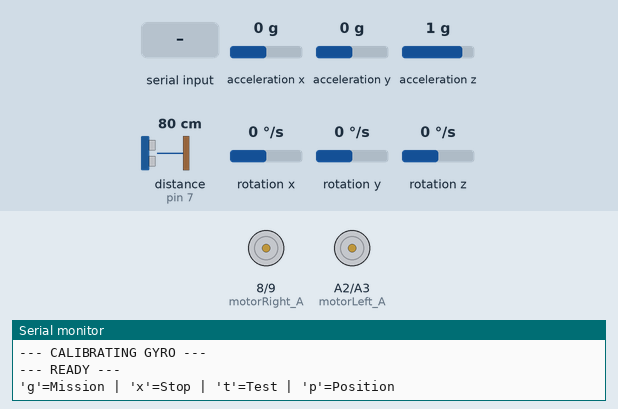
Bench run of a sketch on a simulated Arduino Uno, built with avr-gcc and run on an emulated ATmega328P. Parts: motor-driver pin pairs drawn as motors (green arrow = first pin HIGH = forward, orange = second pin HIGH = backward, longer = more drive), the last lines printed to the serial monitor. The inputs (shaded band) are chosen by the test bench; at power-on: rotation z 0 °/s, distance to the obstacle (sensor on pin 7) 80 cm, acceleration x 0 g, acceleration y 0 g, acceleration z 1 g, rotation x 0 °/s, rotation y 0 °/s. The echo pulse lasts 58.3 µs per cm.

Above: at 3.2 s.
3.3 s: "g" received over Serial
At 4.4 s:
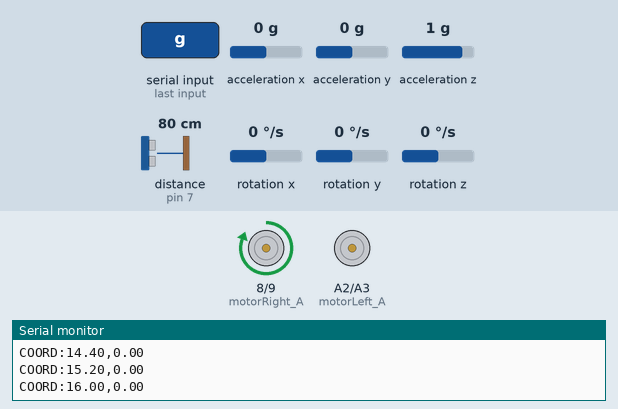
6.3 s: rotation z set to 100 °/s
At 6.62 s:
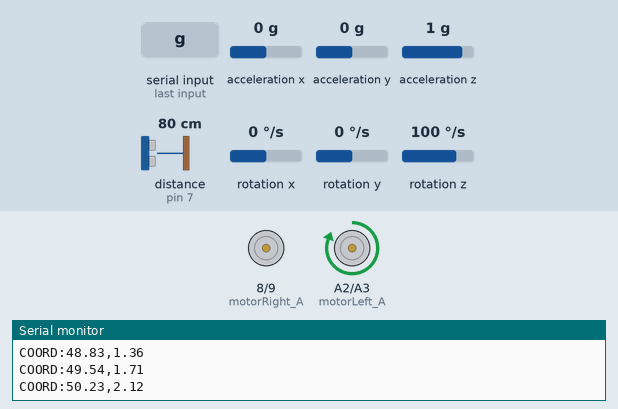
8.5 s: distance to the obstacle (sensor on pin 7) set to 4 cm
11.5 s: rotation z set to -100 °/s
14.5 s: rotation z set to -192 °/s
At 16.9 s:
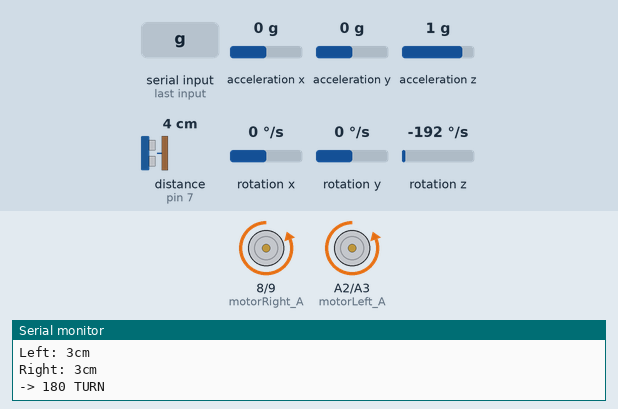
17.5 s: rotation z set to 0 °/s
Timing chart, 0 to 21.5 s (numbered marks = the images above; inputs shaded):
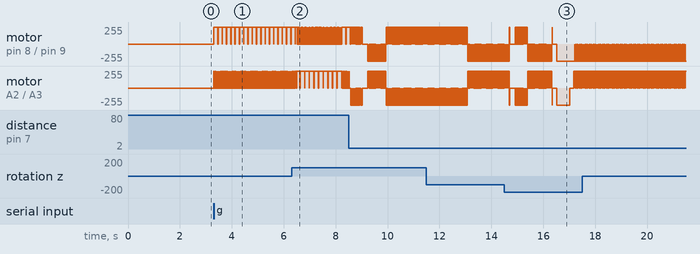

The sketch:

RoverMapper.ino
```cpp
// ==========================================
//   ARDUINO ROVER - AGGRESSIVE STABILIZATION
// ==========================================
#include <Wire.h>
#include <MPU6050_light.h>

// --- 1. PIN DEFINITIONS ---
const int motorLeft_A = A2;
const int motorLeft_B = A3;
const int motorRight_A = 8;
const int motorRight_B = 9;
const int trigPin = 6;
const int echoPin = 7;

// --- 2. TUNING VARIABLES ---
int speedPulse = 35;
float motorLeftTrim = 1.0;
float motorRightTrim = 1.3;  // Adjust this based on your 't' test
float Kp = 6.0;              // DOUBLED for much stronger correction
float Ki = 0.3;              // NEW: Integral term to fix persistent drift
float cmPerPulse = 0.8;
int stopDistance = 40;
int warningDistance = 60;

// --- 3. MISSION TARGET ---
float missionX = 400.0;
float missionY = 100.0;

// --- 4. STATE VARIABLES ---
MPU6050 mpu(Wire);
char currentState = 'x';
float targetAngle = 0;
float posX = 0, posY = 0;
unsigned long lastObstacleCheck = 0;
bool isMovingForward = false;
float errorIntegral = 0;  // NEW: Accumulates error over time

void setup() {
  Serial.begin(9600);
  Wire.begin();

  pinMode(motorLeft_A, OUTPUT); pinMode(motorLeft_B, OUTPUT);
  pinMode(motorRight_A, OUTPUT); pinMode(motorRight_B, OUTPUT);
  pinMode(trigPin, OUTPUT); pinMode(echoPin, INPUT);

  stopMotors();
  Serial.println("--- CALIBRATING GYRO ---");
  mpu.begin();
  delay(1000);
  mpu.calcOffsets();
  Serial.println("--- READY ---");
  Serial.println("'g'=Mission | 'x'=Stop | 't'=Test | 'p'=Position");
}

void loop() {
  mpu.update();

  // --- MISSION LOGIC ---
  if (currentState == 'g') {
    float dx = missionX - posX;
    float dy = missionY - posY;
    float distRemaining = sqrt(sq(dx) + sq(dy));

    if (distRemaining < 10.0) {
      Serial.println("--- TARGET REACHED! ---");
      stopMotors();
      currentState = 'x';
      isMovingForward = false;
      errorIntegral = 0;
    }
    else {
      targetAngle = atan2(dy, dx) * (180.0 / PI);

      // OBSTACLE CHECK
      if (millis() - lastObstacleCheck > 150) {
        lastObstacleCheck = millis();
        long dist = getDistance();

        if (dist > 2 && dist < stopDistance) {
          Serial.println("OBSTACLE! Scanning...");
          stopMotors();
          isMovingForward = false;
          errorIntegral = 0;  // Reset integral on obstacle
          performEnhancedDodge();
        }
        else if (dist > 2 && dist < warningDistance) {
          speedPulse = 25;
        }
        else {
          speedPulse = 35;
        }
      }

      // DRIVE WITH STABILIZATION
      driveStabilizedPID(targetAngle);
    }
  }
  else if (currentState == 't') {
    // TEST MODE
    driveStabilizedPID(targetAngle);
  }
  else {
    isMovingForward = false;
    errorIntegral = 0;
  }

  // --- KEYBOARD INPUT ---
  if (Serial.available() > 0) {
    char cmd = Serial.read();
    if (cmd == 'g') {
      currentState = 'g';
      posX = 0; posY = 0;
      errorIntegral = 0;
      targetAngle = mpu.getAngleZ();
      Serial.println("Mission Active!");
    }
    else if (cmd == 'x') {
      currentState = 'x';
      stopMotors();
      isMovingForward = false;
      errorIntegral = 0;
      speedPulse = 35;
    }
    else if (cmd == 't') {
      currentState = 't';
      targetAngle = mpu.getAngleZ();
      errorIntegral = 0;
      Serial.print("TEST: Target heading = ");
      Serial.println(targetAngle);
      Serial.println("Driving for 5 sec...");
      unsigned long testStart = millis();
      while (millis() - testStart < 5000) {
        mpu.update();
        driveStabilizedPID(targetAngle);
      }
      currentState = 'x';
      stopMotors();
      Serial.print("Final angle: ");
      Serial.print(mpu.getAngleZ());
      Serial.print(" (drift: ");
      Serial.print(mpu.getAngleZ() - targetAngle);
      Serial.println("°)");
    }
    else if (cmd == 'p') {
      Serial.print("Pos: ["); Serial.print(posX, 1);
      Serial.print(", "); Serial.print(posY, 1);
      Serial.print("] Angle: "); Serial.println(mpu.getAngleZ(), 1);
    }
    else if (cmd == '+') {
      motorRightTrim += 0.05;
      Serial.print("Right trim: "); Serial.println(motorRightTrim, 2);
    }
    else if (cmd == '-') {
      motorRightTrim -= 0.05;
      Serial.print("Right trim: "); Serial.println(motorRightTrim, 2);
    }
  }
}

// ==========================================
//      ENHANCED OBSTACLE AVOIDANCE
// ==========================================
void performEnhancedDodge() {
  Serial.println("=== SCANNING ===");

  float originalAngle = mpu.getAngleZ();

  // LOOK LEFT
  turnToAngle(originalAngle + 45, 25);
  delay(150);
  long distLeft = getDistance();
  Serial.print("Left: "); Serial.print(distLeft); Serial.println("cm");
  delay(50);

  // LOOK RIGHT
  turnToAngle(originalAngle - 45, 25);
  delay(150);
  long distRight = getDistance();
  Serial.print("Right: "); Serial.print(distRight); Serial.println("cm");
  delay(50);

  // RETURN TO ORIGINAL
  turnToAngle(originalAngle, 25);
  delay(150);

  // DECIDE PATH
  if (distLeft > distRight && distLeft > stopDistance) {
    Serial.println("-> LEFT");
    driveRawTracked(false, 300);
    turnToAngle(mpu.getAngleZ() + 60, 30);
  }
  else if (distRight > distLeft && distRight > stopDistance) {
    Serial.println("-> RIGHT");
    driveRawTracked(false, 300);
    turnToAngle(mpu.getAngleZ() - 60, 30);
  }
  else if (distLeft > 20 || distRight > 20) {
    Serial.println("-> PARTIAL");
    driveRawTracked(false, 400);
    if (distLeft > distRight) {
      turnToAngle(mpu.getAngleZ() + 70, 30);
    } else {
      turnToAngle(mpu.getAngleZ() - 70, 30);
    }
  }
  else {
    Serial.println("-> 180 TURN");
    driveRawTracked(false, 500);
    turnToAngle(mpu.getAngleZ() + 180, 40);
  }

  // Clear obstacle
  for(int i = 0; i < 40; i++) {
    driveRawTracked(true, 50);
    if (i % 10 == 0) {
      if (getDistance() > stopDistance * 1.5) break;
    }
  }

  stopMotors();
  errorIntegral = 0;  // Reset after dodge
  delay(100);
}

// ==========================================
//      PRECISE ANGLE TURNING
// ==========================================
void turnToAngle(float targetA, int turnSpeed) {
  mpu.update();
  float current = mpu.getAngleZ();
  float error = targetA - current;

  while (error > 180) error -= 360;
  while (error < -180) error += 360;

  int maxIterations = 150;
  int iterations = 0;

  while (abs(error) > 2.0 && iterations < maxIterations) {
    mpu.update();
    current = mpu.getAngleZ();
    error = targetA - current;

    while (error > 180) error -= 360;
    while (error < -180) error += 360;

    // Variable turn speed based on error
    int currentTurnSpeed = turnSpeed;
    if (abs(error) < 10) currentTurnSpeed = turnSpeed / 2;  // Slow down near target

    if (error > 0) {
      digitalWrite(motorLeft_A, LOW); digitalWrite(motorLeft_B, HIGH);
      digitalWrite(motorRight_A, HIGH); digitalWrite(motorRight_B, LOW);
    } else {
      digitalWrite(motorLeft_A, HIGH); digitalWrite(motorLeft_B, LOW);
      digitalWrite(motorRight_A, LOW); digitalWrite(motorRight_B, HIGH);
    }

    delay(currentTurnSpeed);
    stopMotors();
    delay(10);
    iterations++;
  }

  stopMotors();
}

// ==========================================
//   PID STABILIZED DRIVE (More Aggressive)
// ==========================================
void driveStabilizedPID(float goal) {
  float currentAngle = mpu.getAngleZ();
  float error = goal - currentAngle;

  // Normalize error
  while (error > 180) error -= 360;
  while (error < -180) error += 360;

  // Accumulate error for integral term
  errorIntegral += error;
  errorIntegral = constrain(errorIntegral, -50, 50);  // Prevent windup

  // PID correction: Proportional + Integral
  float correction = (Kp * error) + (Ki * errorIntegral);

  // Base speeds with motor trim
  float leftP = speedPulse * motorLeftTrim;
  float rightP = speedPulse * motorRightTrim;

  // Apply correction (positive error = need to turn left)
  if (correction > 0) {
    leftP -= abs(correction);
  } else {
    rightP -= abs(correction);
  }

  // Constrain to safe ranges
  leftP = constrain(leftP, 10, (speedPulse + 25) * motorLeftTrim);
  rightP = constrain(rightP, 10, (speedPulse + 25) * motorRightTrim);

  // ACTIVATE MOTORS
  digitalWrite(motorLeft_A, HIGH); digitalWrite(motorLeft_B, LOW);
  digitalWrite(motorRight_A, HIGH); digitalWrite(motorRight_B, LOW);
  isMovingForward = true;

  int activeDuration = min(leftP, rightP);
  delay(activeDuration);

  // UPDATE POSITION
  updatePositionFromMovement(activeDuration);

  // Differential timing
  if (leftP < rightP) {
    digitalWrite(motorLeft_A, LOW); digitalWrite(motorLeft_B, LOW);
    delay(rightP - leftP);
    digitalWrite(motorRight_A, LOW); digitalWrite(motorRight_B, LOW);
  } else {
    digitalWrite(motorRight_A, LOW); digitalWrite(motorRight_B, LOW);
    delay(leftP - rightP);
    digitalWrite(motorLeft_A, LOW); digitalWrite(motorLeft_B, LOW);
  }

  isMovingForward = false;
  delay(5);  // Reduced delay for faster response
}

// ==========================================
//   POSITION UPDATE
// ==========================================
// Inside RoverMapper.ino - updatePositionFromMovement function [cite: 171, 172, 175]
void updatePositionFromMovement(int pulseDuration) {
  if (!isMovingForward) return;
  float angleRad = mpu.getAngleZ() * (PI / 180.0);
  float distMoved = cmPerPulse * (pulseDuration / 10.0);
  posX += distMoved * cos(angleRad);
  posY += distMoved * sin(angleRad);

  // ADD THIS LINE: Send data to laptop via Serial
  Serial.print("COORD:"); Serial.print(posX); Serial.print(","); Serial.println(posY);
}

// ==========================================
//   TRACKED MOVEMENT
// ==========================================
void driveRawTracked(bool fwd, int t) {
  float leftDuration = t * motorLeftTrim;
  float rightDuration = t * motorRightTrim;

  if(fwd) {
    digitalWrite(motorLeft_A, HIGH); digitalWrite(motorLeft_B, LOW);
    digitalWrite(motorRight_A, HIGH); digitalWrite(motorRight_B, LOW);

    delay(min(leftDuration, rightDuration));

    if (leftDuration < rightDuration) {
      digitalWrite(motorLeft_A, LOW); digitalWrite(motorLeft_B, LOW);
      delay(rightDuration - leftDuration);
      digitalWrite(motorRight_A, LOW); digitalWrite(motorRight_B, LOW);
    } else {
      digitalWrite(motorRight_A, LOW); digitalWrite(motorRight_B, LOW);
      delay(leftDuration - rightDuration);
      digitalWrite(motorLeft_A, LOW); digitalWrite(motorLeft_B, LOW);
    }

    float angleRad = mpu.getAngleZ() * (PI / 180.0);
    float distMoved = cmPerPulse * (t / 10.0);
    posX += distMoved * cos(angleRad);
    posY += distMoved * sin(angleRad);
  }
  else {
    digitalWrite(motorLeft_A, LOW); digitalWrite(motorLeft_B, HIGH);
    digitalWrite(motorRight_A, LOW); digitalWrite(motorRight_B, HIGH);

    delay(min(leftDuration, rightDuration));

    if (leftDuration < rightDuration) {
      digitalWrite(motorLeft_A, LOW); digitalWrite(motorLeft_B, LOW);
      delay(rightDuration - leftDuration);
      digitalWrite(motorRight_A, LOW); digitalWrite(motorRight_B, LOW);
    } else {
      digitalWrite(motorRight_A, LOW); digitalWrite(motorRight_B, LOW);
      delay(leftDuration - rightDuration);
      digitalWrite(motorLeft_A, LOW); digitalWrite(motorLeft_B, LOW);
    }

    float angleRad = mpu.getAngleZ() * (PI / 180.0);
    float distMoved = cmPerPulse * (t / 10.0);
    posX -= distMoved * cos(angleRad);
    posY -= distMoved * sin(angleRad);
  }

  mpu.update();
}

// ==========================================
//          BASIC HELPERS
// ==========================================
long getDistance() {
  digitalWrite(trigPin, LOW);
  delayMicroseconds(2);
  digitalWrite(trigPin, HIGH);
  delayMicroseconds(10);
  digitalWrite(trigPin, LOW);
  long d = pulseIn(echoPin, HIGH, 15000);
  if (d == 0) return 999;
  return d * 0.034 / 2;
}

void stopMotors() {
  digitalWrite(motorLeft_A, LOW); digitalWrite(motorLeft_B, LOW);
  digitalWrite(motorRight_A, LOW); digitalWrite(motorRight_B, LOW);
  isMovingForward = false;
}
```

Measured:
- after the input at 3.3 s, motor on pin 8 (motorRight_A) / pin 9 (motorRight_B): alternates forward 255/255 for 0.15 s and stopped for 0.01 s, starting at once; motor on A2 (motorLeft_A) / A3 (motorLeft_B): alternates forward 255/255 for 0.01 s and stopped for 0.04 s, starting at once
